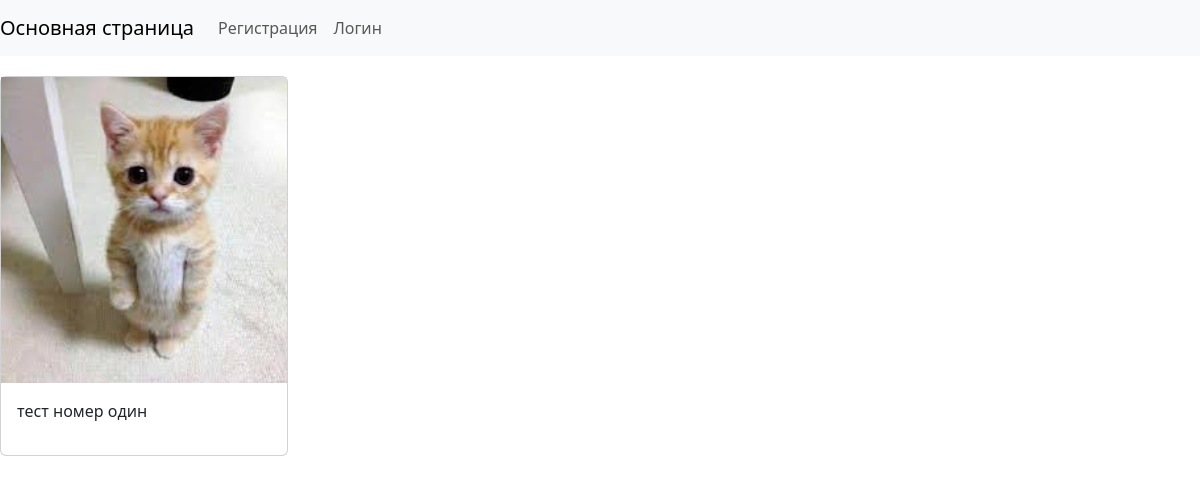
The app's page /posts/1/ with its own data.
### posts/models.py (models this page shows, shortened)
class Post(models.Model):
    image = models.ImageField(upload_to='posts_images/', null=True, blank=True)
    title = models.CharField(max_length=100)
    content = models.TextField(null=True, blank=True)
    rate = models.IntegerField(default=0)
    created_at = models.DateTimeField(auto_now_add=True)
    updated_at = models.DateTimeField(auto_now=True)
    teg = models.ManyToManyField(Teg, related_name='posts')

### posts/views.py (the view)
# urls.py: path('posts/<int:post_id>/', post_detail_view, name='post-detail'),
def post_detail_view(request, post_id):
    if request.method == 'GET':
        post = Post.objects.get(id=post_id)
        return render(request,'post/post_detail_view.html', {'post':post})

### templates/post/post_detail_view.html (shortened to what this page needs)
{% extends "index.html" %}
{% load static %}
{% block content %}
<div class="card" style="width: 18rem; margin-top: 20px">
    {% if post.image %}
    <img src="{{ post.image.url }}" class="" alt="..." >
    {% else %}
    <img src="{% static 'default_anim.jpg' %}">
    {% endif %}
    <div class="card-body">
        <p class="card-text">{{ post.content }}</p>
    </div>
</div>
{% endblock %}

### records on screen
Post: image (picture), content "тест номер один"
